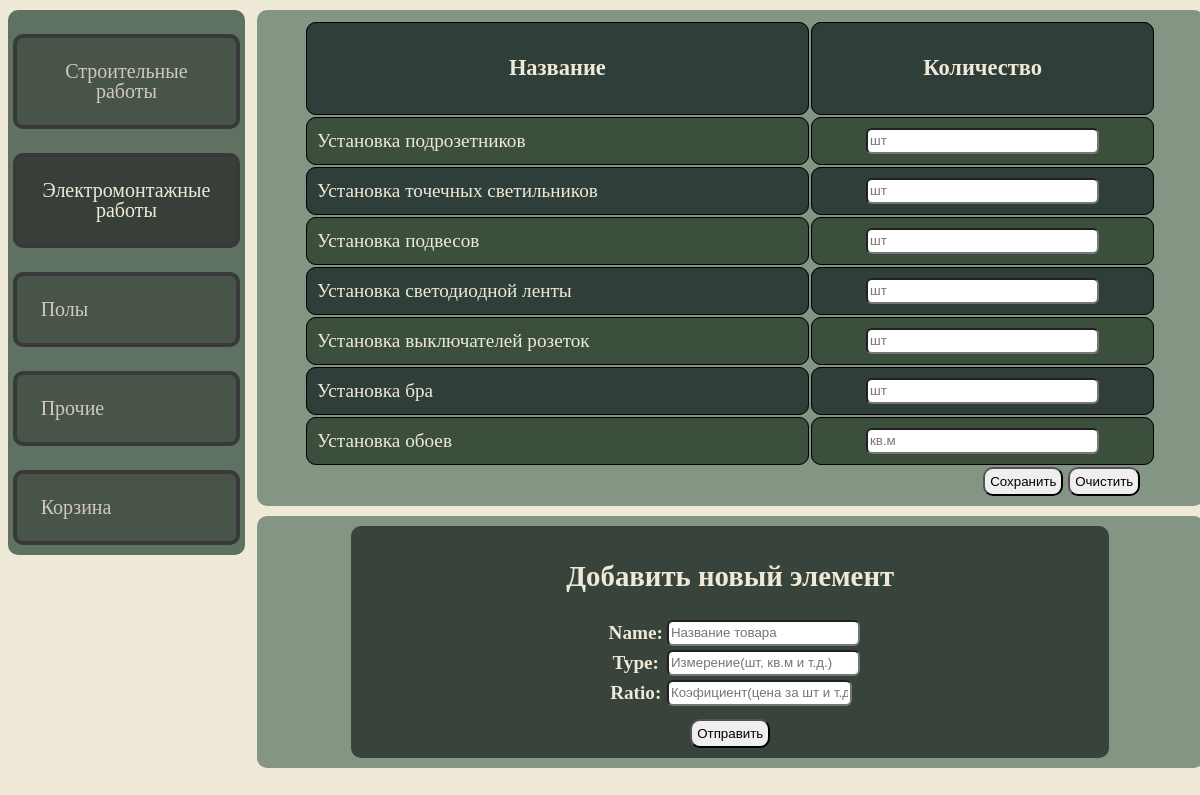
The page /electr/ on the database as committed earlier.
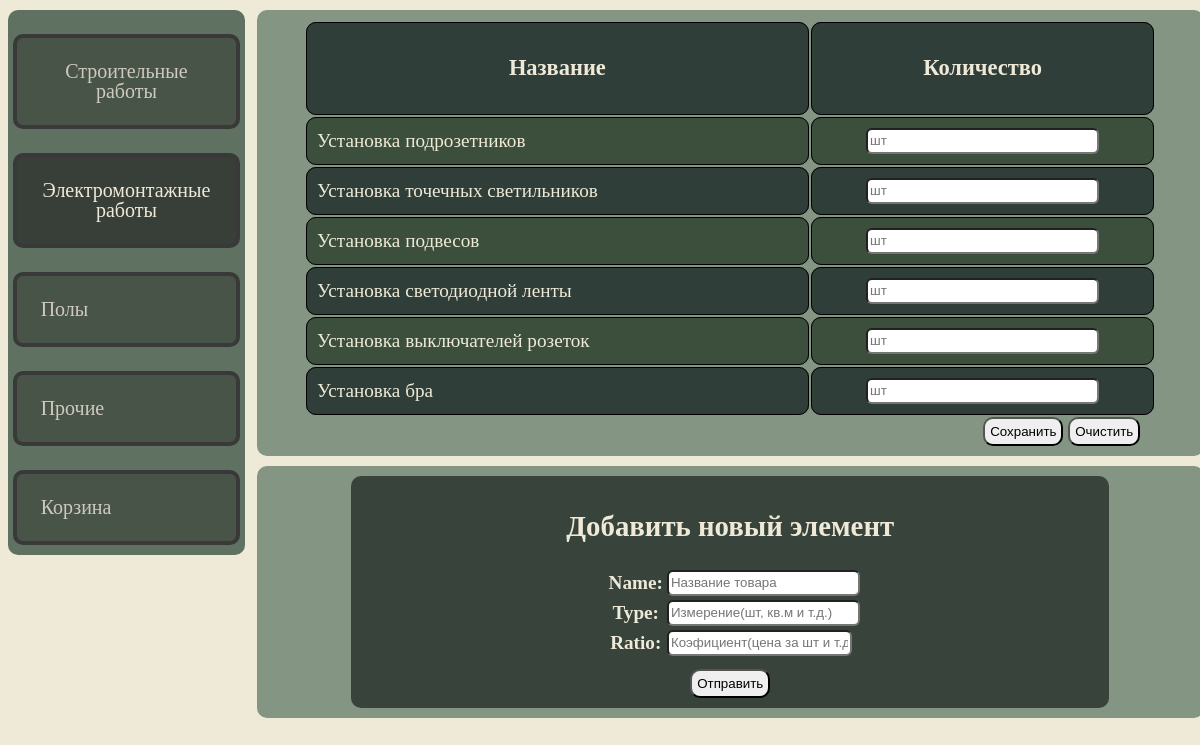
The same page on the database as committed later.
### firstapp/models.py (models this page shows)
class Person(models.Model):
    name = models.CharField(max_length=30)
    type = models.CharField(max_length=10)
    str = models.IntegerField()
    value = models.IntegerField()
    ratio = models.IntegerField()

### firstapp/views.py (the view, shortened to what this page needs)
# urls.py: path('electr/', views.electr, name='electr'),
def electr(request):
    str = 2
    userform = UserForm()
    scrform = SecretForm()
    data = {
        'stritems': GetQwerySetTOListElementsBySTR(str),
        'form': userform,
        'sform': scrform
    }
    return render(request, "electr.html", context=data)

### firstapp/forms.py
class UserForm(forms.Form):
    name = forms.CharField()
    type = forms.CharField()
    ratio = forms.CharField()

class SecretForm(forms.Form):
    mas = forms.CharField()

### firstapp/views.py (called while the page is built)
def GetQwerySetTOListElementsBySTR(str1):
    stritems = Person.objects.values()
    liststritems = []
    for elem in stritems:
        str = elem['str']
        if str == str1:
            liststritems.append([elem['name'], elem['type']])
    return liststritems

### templates/electr.html (shortened to what this page needs)
<!DOCTYPE html>
{% load static %}
<html>
<head>
    <link rel="stylesheet" href='{% static "css/css.css" %}'>
</head>
<body>
    <header>
        <a href="/">Строительные работы</a>
        <a href="/electr/" class="activeheader">Электромонтажные работы</a>
        <a href="/pol/">Полы</a>
        <a href="/others/">Прочие</a>
        <a href="/cart/">Корзина</a>
    </header>
    <div class="catalog">
        <table class="ctgtable">
            <tr>
                <td style="text-align: center"><h3>Название</h3></td>
                <td style="text-align: center"><h3>Количество</h3></td>
            </tr>
            {% for elem in stritems %}
                <tr calss = "ctgtr">
                    <td class="itemstr">{{ elem.0 }}</td>
                    <td class="inputtd">
                        <input type="number" class="inputstr" placeholder={{ elem.1 }}>
                    </td>
                </tr>
            {% endfor %}
        </table>
        <div class="sformdiv">
            <form method="POST">
                <input type="submit" class="sbutton" name="savevals" value="Сохранить" onclick="getElemVals()">
                <input type="submit" class="sbutton" name="resetvals" value="Очистить" onclick="resetElemVals()">
            </form>
        </div>
    </div>
    <div class="catalog" style="text-align: center">
        <div class="formdiv">
            <h2>Добавить новый элемент</h2>
            <form method="POST">
                <table class="tbaddem">
                    {{ form }}
                </table>
                <input type="submit" class="button" name="addnewelem" value="Отправить">
            </form>
        </div>
    </div>
</body>
</html>

Rows that differ between the two databases and show on the page:
removed Person: name "Установка обоев", type "кв.м"
